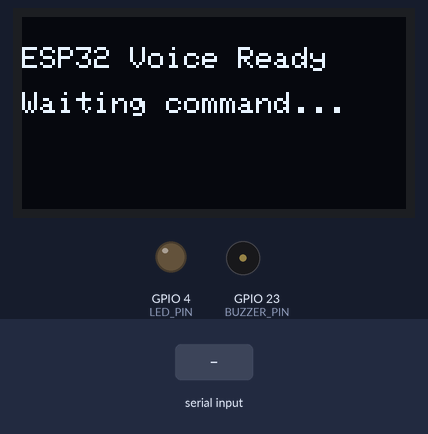
A sketch run on a simulated ESP32. Parts: 128×64 one-colour display, output pins drawn as LEDs (lit = HIGH), buzzer (waves = sounding, pin HIGH). Inputs (shaded band) come from the test bench. Nothing arrives over Bluetooth unless stated.

Above: at 1.2 s.
1.3 s: "LED on\n" received over the second serial link
At 2.0 s:
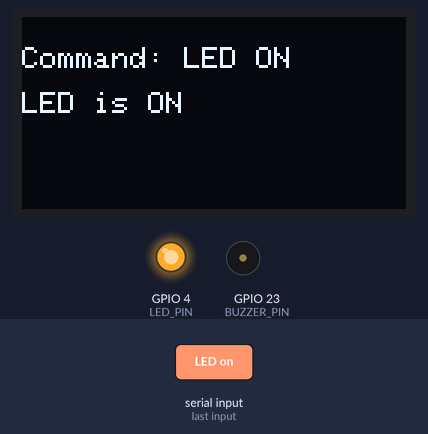
2.8 s: "1\n" received over the second serial link
At 5.0 s:
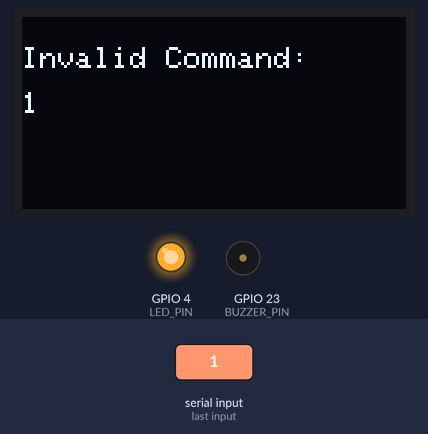
5.3 s: "LED off\n" received over the second serial link
At 6.2 s:
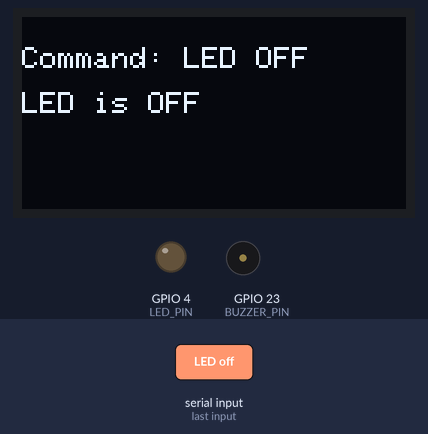
6.8 s: "0\n" received over the second serial link
At 8.1 s:
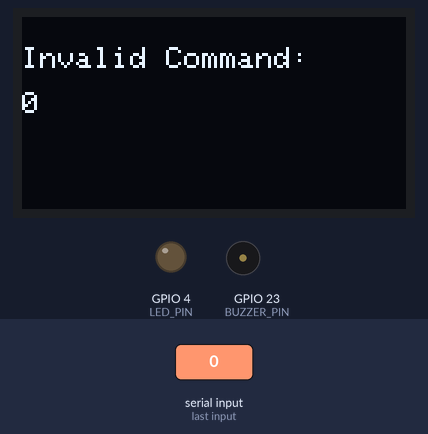
9.3 s: "2\n" received over the second serial link
At 10.1 s:
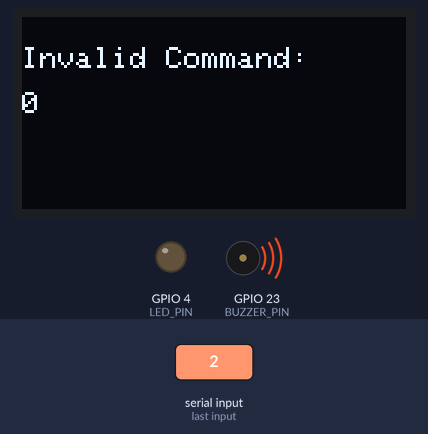
Timing chart, 0 to 12.3 s (numbered marks = the images above; inputs shaded):
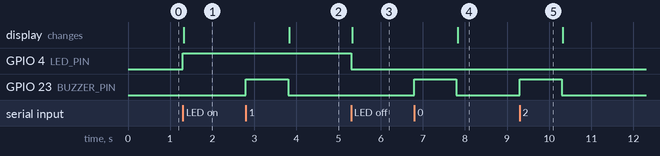

The sketch:

esp32ledcontrol_copy_20250512141210.ino
```cpp
#include <Wire.h>
#include <Adafruit_GFX.h>
#include <Adafruit_SSD1306.h>
#include "BluetoothSerial.h"

BluetoothSerial SerialBT;

#define SCREEN_WIDTH 128
#define SCREEN_HEIGHT 64
#define OLED_RESET -1
Adafruit_SSD1306 display(SCREEN_WIDTH, SCREEN_HEIGHT, &Wire, OLED_RESET);

#define LED_PIN 4
#define BUZZER_PIN 23

void setup() {
    pinMode(LED_PIN, OUTPUT);
    pinMode(BUZZER_PIN, OUTPUT);
    digitalWrite(LED_PIN, LOW);
    digitalWrite(BUZZER_PIN, LOW);

    Serial.begin(115200);
    SerialBT.begin("ESP32 Voice");  // Set Bluetooth name

    if (!display.begin(SSD1306_SWITCHCAPVCC, 0x3C)) {
        Serial.println(F("SSD1306 allocation failed"));
        while (1);
    }

    display.clearDisplay();
    display.setTextSize(1);
    display.setTextColor(WHITE);
    display.setCursor(0, 10);
    display.println("ESP32 Voice Ready");
    display.setCursor(0, 25);
    display.println("Waiting command...");
    display.display();
}

void loop() {
    if (SerialBT.available()) {
        String command = SerialBT.readStringUntil('\n');
        command.trim();

        display.clearDisplay();
        display.setTextSize(1);
        display.setTextColor(WHITE);
        display.setCursor(0, 10);

        if (command.equalsIgnoreCase("LED on")) {
            digitalWrite(LED_PIN, HIGH);
            display.println("Command: LED ON");
            display.setCursor(0, 25);
            display.println("LED is ON");
        } else if (command.equalsIgnoreCase("LED off")) {
            digitalWrite(LED_PIN, LOW);
            display.println("Command: LED OFF");
            display.setCursor(0, 25);
            display.println("LED is OFF");
        } else {
            display.println("Invalid Command:");
            display.setCursor(0, 25);
            display.println(command);
            digitalWrite(BUZZER_PIN, HIGH);
            delay(1000);
            digitalWrite(BUZZER_PIN, LOW);
        }

        display.display();
    }
}
```

Measured:
- after the input at 1.3 s, GPIO 4 (LED_PIN): LOW → HIGH at once; the display: changes at once (image 1)
- after the input at 2.8 s, GPIO 23 (BUZZER_PIN): LOW → HIGH at once, → LOW 1.0 s later; the display: changes after 1.0 s (image 2)
- after the input at 5.3 s, GPIO 4 (LED_PIN): HIGH → LOW at once; the display: changes at once (image 3)
- after the input at 6.8 s, GPIO 23 (BUZZER_PIN): LOW → HIGH at once, → LOW 1.0 s later; the display: changes after 1.0 s (image 4)
- after the input at 9.3 s, GPIO 23 (BUZZER_PIN): LOW → HIGH at once, → LOW 1.0 s later
